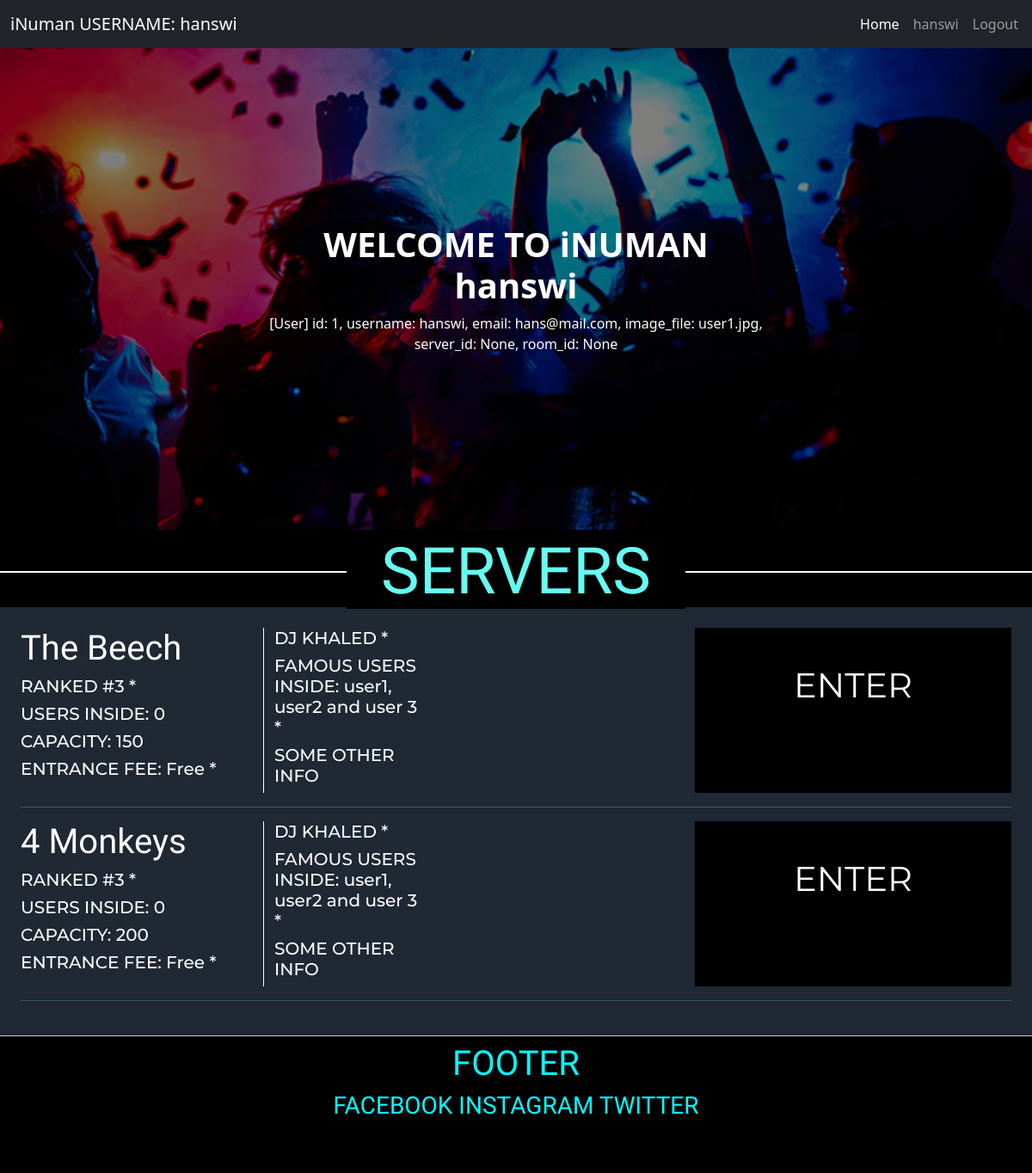
Page / (signed in) on the earlier database version.
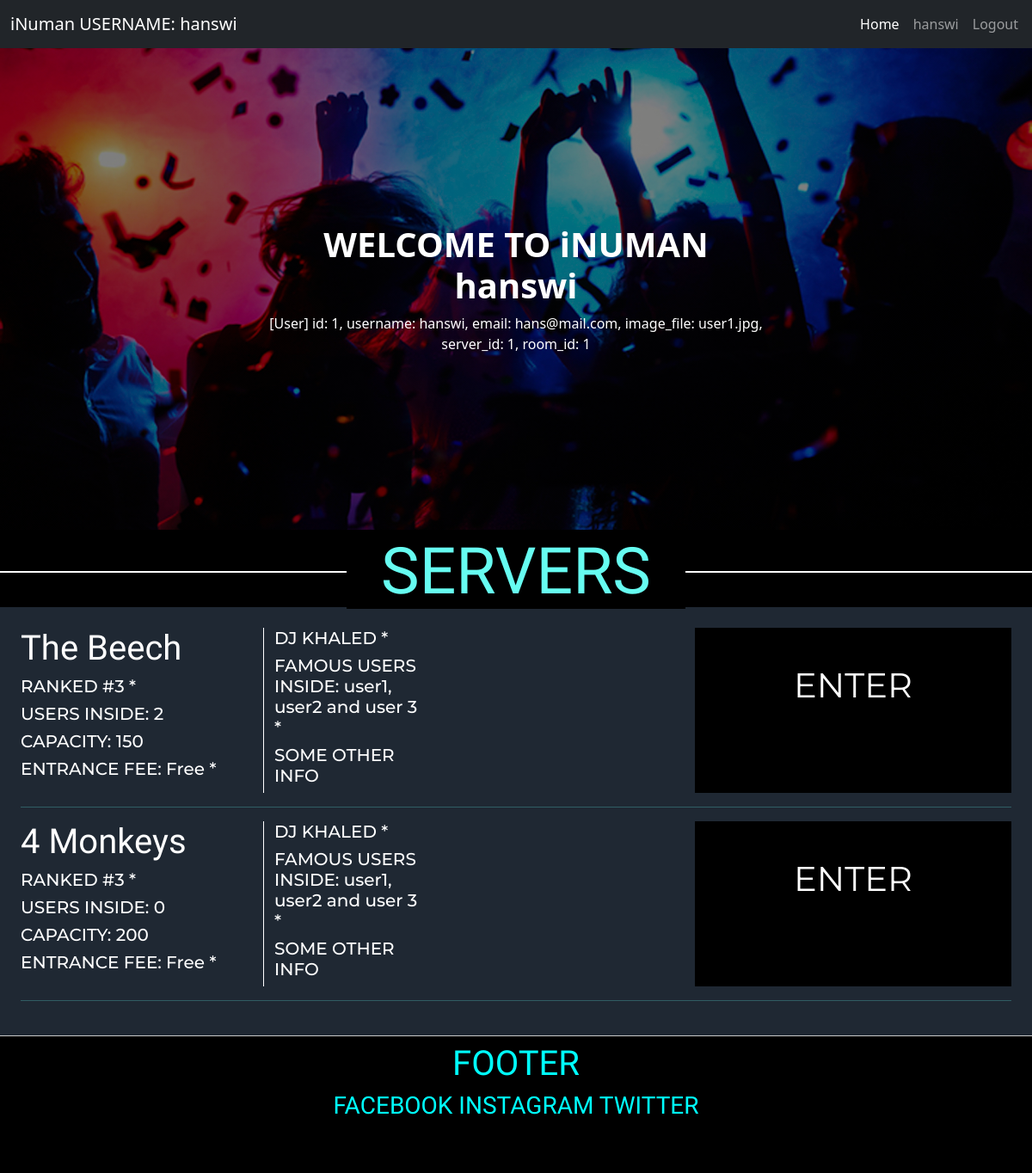
Same page on the later database version.
### package/models.py (models this page shows, shortened)
class User(db.Model, UserMixin):
    id = db.Column(db.Integer, primary_key = True)
    username = db.Column(db.String(20), unique=True, nullable=False)
    email = db.Column(db.String(100), unique=True, nullable=False)
    image_file = db.Column(db.String(20), nullable=False, default='default.jpg')
    password = db.Column(db.String(60), nullable=False)
    server_id = db.Column(db.Integer, db.ForeignKey('app_server.id'), nullable=True)
    room_id = db.Column(db.Integer, db.ForeignKey('app_server_room.id'), nullable=True)
    def __repr__(self):
        return f"""[User]
        id: {self.id},
        username: {self.username},
        email: {self.email},
        image_file: {self.image_file},
        server_id: {self.server_id},
        room_id: {self.room_id}\n\n"""

class AppServer(db.Model):
    id = db.Column(db.Integer, primary_key = True)
    name = db.Column(db.String(20), unique=True, nullable=False)
    capacity = db.Column(db.Integer, nullable=False, default=150)
    created_at = db.Column(db.DateTime, nullable=False, default=datetime.utcnow)
    rooms = db.relationship('AppServerRoom', backref='server', lazy=True)
    clients = db.relationship('User', backref='server', lazy=True)

### package/routes.py (the view)
@app.route('/')
def index():
    servers = AppServer.query.all()
    return render_template('index.html', servers=servers)

### package/models.py (called while the page is built)
@login_manager.user_loader
def load_user(user_id):
    return User.query.get(int(user_id))

### package/templates/index.html (shortened to what this page needs)
{% extends 'layout.html' %}
{% block page_css %}
    <link rel="stylesheet" href="{{ url_for('static', filename='styles/index.css') }}">
{% endblock page_css %}
{% block content %}
    <div class="hero-image">
        <div class="hero-text">
            {% if current_user.is_authenticated %}
            <h1><b>WELCOME TO iNUMAN {{current_user.username}}</b></h1>
            {{current_user}}
            {% else %}
            <h1><b>WELCOME TO iNUMAN</b></h1>
            {% endif %}
        </div>
    </div>
    <section id="servers">
        <h1 class="text-center mt-5 title"><span>SERVERS</span></h1>
        <div class="container-fluid p-4">
            {% for server in servers %}
            <div class="row server-info">
                <div class="col-lg-3">
                    <h1 class="server-name">{{server.name}}</h3>
                    <h5>RANKED #3 *</h5>
                    <h5 id="server-{{server.id}}-user-count">USERS INSIDE: {{server.clients|length}}</h5>
                    <h5>CAPACITY: {{server.capacity}}</h5>
                    <h5>ENTRANCE FEE: Free *</h5>
                </div>
                <div class="col-lg-2" style="border-left: 1px solid white;">
                    <h5>DJ KHALED *</h5>
                    <h5>FAMOUS USERS INSIDE: user1, user2 and user 3 *</h5>
                    <h5>SOME OTHER INFO</h5>
                </div>
                <div class="col-lg-3"></div>
                <div class="col-lg-4 text-center server-buttons">
                    <a href="{{url_for('show_server', server_id=server.id)}}" class="enter-server">
                        ENTER
                    </a>
                </div>
            </div>
            <hr>
            {% endfor %}
        </div>
    </section>
{% endblock content %}

### package/templates/layout.html (shortened to what this page needs)
<!DOCTYPE html>
<html lang="en">
<head>
    <link href="https://cdn.jsdelivr.net/npm/bootstrap@5.1.0/dist/css/bootstrap.min.css" rel="stylesheet">
    <link rel="stylesheet" href="{{ url_for('static', filename='styles/layout.css') }}">
    {% block page_css %}
    {% endblock page_css %}
</head>
<body>
    <nav class="navbar navbar-expand-lg navbar-dark bg-dark">
        <div class="container-fluid">
          {% if current_user.is_authenticated %}
          <a class="navbar-brand" href="{{ url_for('index') }}">iNuman USERNAME: {{ current_user.username }}</a>
          {% else %}
          <a class="navbar-brand" href="{{ url_for('index') }}">iNuman</a>
          {% endif %}
        </div>
        <div class="d-flex">
            <div class="collapse navbar-collapse" id="navbarSupportedContent">
                <ul class="navbar-nav me-2 ms-3 mb-2 mb-lg-0">
                  <li class="nav-item">
                    <a class="nav-link active" aria-current="page" href="{{ url_for('index') }}">Home</a>
                  </li>
                  {% if current_user.is_authenticated %}
                    <li class="nav-item">
                      <a class="nav-link" href="#">{{current_user.username}}</a>
                    </li>
                    <li class="nav-item">
                      <a class="nav-link" href="{{url_for('logout')}}">Logout</a>
                    </li>
                    {% else %}
                    <li class="nav-item">
                      <a class="nav-link" href="{{url_for('login')}}">Login</a>
                    </li>
                    {% endif %}
                </ul>
              </div>
        </div>
      </nav>
    {% block content %}
    {% endblock content %}
    <footer>
      <div class="container mt-2">
        <div class="row text-center">
          <div class="col-lg-12">
            <h1>FOOTER</h1>
          </div>
        </div>
        <div class="row text-center">
          <div class="col-lg-12">
            <h3>FACEBOOK INSTAGRAM TWITTER</h3>
          </div>
        </div>
      </div>
    </footer>
</body>
</html>

### package/static/styles/layout.css (style rules this page uses)
footer { height: 20vh; background-color: black; font-family: 'Josefin Sans', sans-serif; color:aqua; border-top: 1px solid rgb(202, 202, 202); }

### package/static/styles/index.css (style rules this page uses)
body, html { height: 100%; background-color: black; }
.hero-image { background-image: linear-gradient(rgba(0, 0, 0, 0.5), rgba(0, 0, 0, 0.5)), url("/static/images/index_hero.jpg"); height: 70%; background-position: center; background-repeat: no-repeat; background-size: cover; position: relative; }
.hero-text { text-align: center; position: absolute; top: 50%; left: 50%; transform: translate(-50%, -50%); color: white; }
#servers { color: #66FCF1; background-color: black; }
#servers > .container-fluid { background-color: #1F2833; }
.server-info { color: white; font-family: 'Montserrat', sans-serif; }
.server-name { font-family: 'Yeseva One', cursive; }
.server-buttons { margin-top: 0%; }
.server-buttons .enter-server { display: block; height: 100%; width: 100%; background-color: #000000; text-decoration: none; }
.server-buttons .enter-server { padding-top: 10%; font-size: 40px; color:white; }
.title { font-size: 75px; font-family: 'Josefin Sans', sans-serif; border-bottom: 2px solid white; line-height: 0.001em; width: 100%; margin: 10px 0 40px; }
.title span { background-color:black; padding:0 40px; }

Differences in the rows shown:
changed User "hanswi": id+username+email "[User] id: 1, username: hanswi, email: hans@mail.com, image_file: user1.jpg, server_id: None, room_id: None" → "[User] id: 1, username: hanswi, email: hans@mail.com, image_file: user1.jpg, server_id: 1, room_id: 1"
computed for AppServer "The Beech": clients|length "0" → "2"
